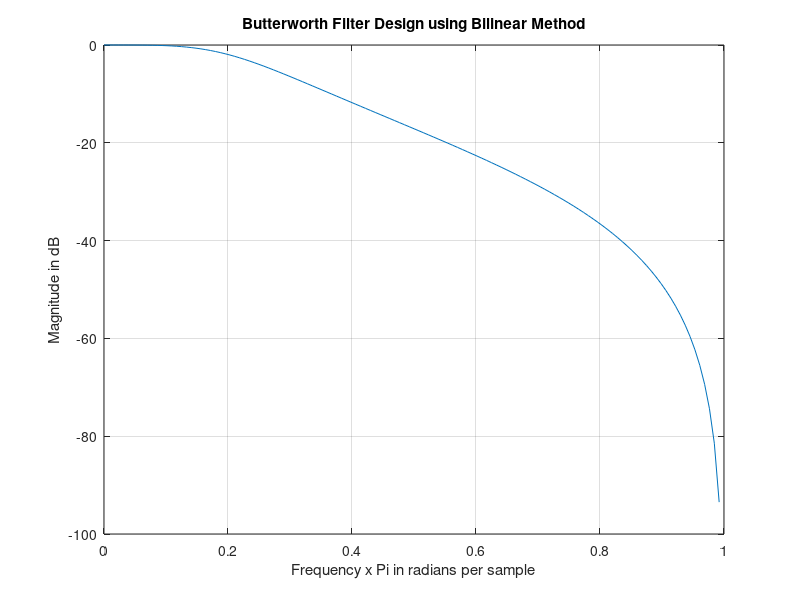

Here is the MATLAB script that generated this plot:
delta1 =0.8 ;
delta2 =0.2 ;
wp =  0.628;
ws = 0.6*3.14;
T = 1;
%Analog Frequencies Calculated using Bilinear Transformation
omegap = (2/T)*tan(wp/2);
omegas = (2/T)*tan(ws/2);
%calcualte filter order
den = 2*log10(omegas/omegap);
delta = ((1/(delta2^2))-1);
epsi  = ((1/(delta1^2))-1);
num = log10(delta/epsi);
N = ceil(num/den);
%To Calculate the Analog Cut off frequency
omegac = omegap/(epsi^(1/(2*N)));
wc = 2*atan(omegac/2);
[b,a] = butter(N,wc/pi);
[H,W] = freqz(b,a,128);
plot(W/pi,20*log10(abs(H)));
grid on;
xlabel('Frequency x Pi in radians per sample');
ylabel('Magnitude in dB');
title('Butterworth Filter Design using Bilinear Method');
        
